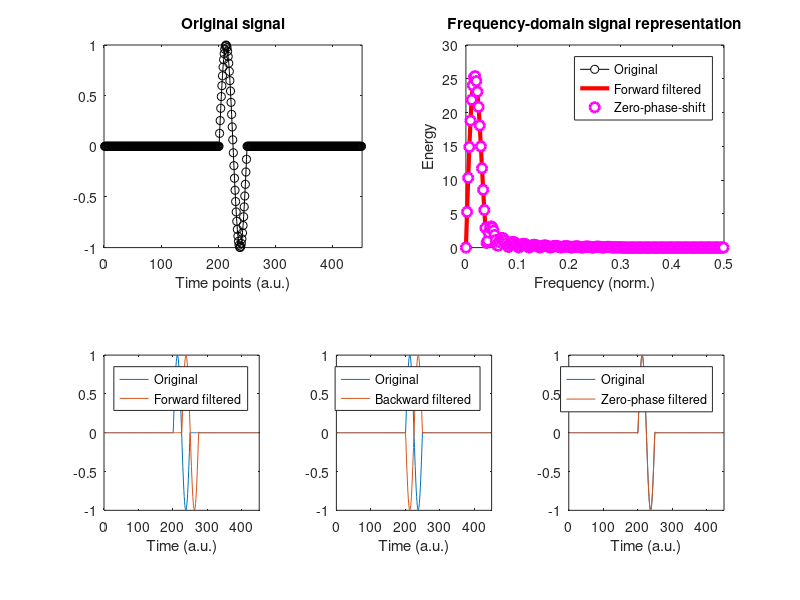

MATLAB code for this plot:
%% ایجاد سیگنال اولیه
% یک بخش صفر + یک موج سینوسی کوتاه + دوباره بخش صفر
signal = [ zeros(1,200) sin(linspace(0,4*pi/2,50)) zeros(1,200) ];
n = length(signal);   % طول سیگنال

%% رسم سیگنال و طیف فرکانسی آن
figure(1), clf
subplot(221)
plot(1:n,signal,'ko-')          % رسم سیگنال در حوزه زمان
set(gca,'xlim',[0 n+1])
title('Original signal')
xlabel('Time points (a.u.)')

subplot(222)
plot(linspace(0,1,n),abs(fft(signal)),'ko-','markerfacecolor','w')  % طیف فرکانس
set(gca,'xlim',[0 .5])
xlabel('Frequency (norm.)'), ylabel('Energy')
title('Frequency-domain signal representation')

%% طراحی و اعمال فیلتر پایینگذر
% fir1: طراحی فیلتر FIR با طول 50 و فرکانس قطع 0.6 (به نسبت نایکوئیست)
fkern = fir1(50,.6,'low');  

% فیلتر کردن سیگنال به صورت علی (forward)
fsignal = filter(fkern,1,signal);
subplot(234)
plot(1:n,signal, 1:n,fsignal)
set(gca,'xlim',[0 n+1]), axis square
xlabel('Time (a.u.)')
legend({'Original';'Forward filtered'})

% نمایش طیف سیگنال فیلترشده روی نمودار فرکانس
fsignalFlip = fsignal(end:-1:1);   % برگرداندن سیگنال به عقب
subplot(222), hold on
plot(linspace(0,1,n),abs(fft(fsignal)),'r','linew',3)

%% فیلتر کردن سیگنال برعکس (Backward filtering)
fsignalF = filter(fkern,1,fsignalFlip);
subplot(235)
plot(1:n,signal, 1:n,fsignalF)
set(gca,'xlim',[0 n+1]), axis square
xlabel('Time (a.u.)')
legend({'Original';'Backward filtered'})

%% بازگرداندن سیگنال به ترتیب صحیح و رسم خروجی نهایی (Zero-phase)
fsignalF = fsignalF(end:-1:1);   % دوباره برعکس کردن (جلو + عقب فیلتر شده)
subplot(236)
plot(1:n,signal, 1:n,fsignalF)
set(gca,'xlim',[0 n+1]), axis square
xlabel('Time (a.u.)')
legend({'Original';'Zero-phase filtered'})

% نمایش طیف سیگنال بدون شیفت فاز
subplot(222)
plot(linspace(0,1,n),abs(fft(fsignalF)),'mo','markersize',7,'markerfacecolor','w','linew',2)
legend({'Original';'Forward filtered';'Zero-phase-shift'})

%% پایان
